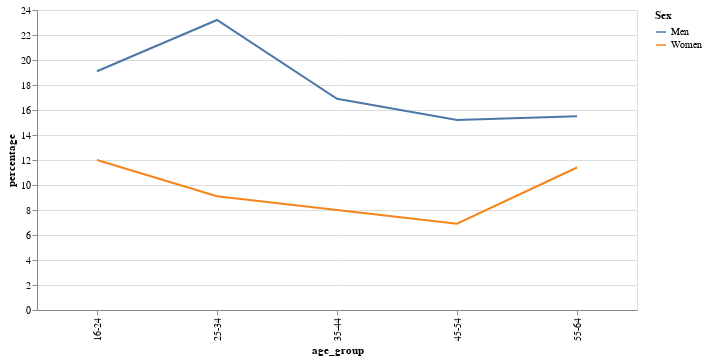

The code cell stored with this chart in its notebook:
### Markdown cell above
Classic. Men don't wear reflectors as much as women. Old people are less likely to say that they never wear reflectors. 

Actually I'm not sure who in Estonia lives in a place where they can only walk on well-lit streets. Let's combine that category with "Never".

### Code cell
(reflectors.
 with_columns(
     pl.col("Reflector use").str.replace("Never walk on dark streets, roads", "Never")
 )
 .group_by(["Reflector use", "Sex", "age_group"])
 .agg(pl.col("percentage").sum())
 .filter(pl.col("Reflector use").eq("Never"))
 .sort(["age_group", "Sex"])
 .plot.line(x = "age_group", y = "percentage", color = "Sex")
 .properties(
    width=600,
    height=300
    )
)

### Figure 1 — Vega-Lite specification as saved in the notebook (floating-point values rounded to 4 significant figures)
{"config": {"view": {"continuousWidth": 300, "continuousHeight": 300}}, "data": {"name": "data-27e5d22aab58dfda62b4b83959d4e130"}, "mark": {"type": "line", "tooltip": true}, "encoding": {"color": {"field": "Sex", "type": "nominal"}, "x": {"field": "age_group", "type": "nominal"}, "y": {"field": "percentage", "type": "quantitative"}}, "height": 300, "params": [{"name": "param_2", "select": {"type": "interval", "encodings": ["x", "y"]}, "bind": "scales"}], "width": 600, "$schema": "https://vega.github.io/schema/vega-lite/v5.20.1.json", "datasets": {"data-27e5d22aab58dfda62b4b83959d4e130": [{"Reflector use": "Never", "Sex": "Men", "age_group": "16-24", "percentage": 19.1}, {"Reflector use": "Never", "Sex": "Women", "age_group": "16-24", "percentage": 12.0}, {"Reflector use": "Never", "Sex": "Men", "age_group": "25-34", "percentage": 23.2}, {"Reflector use": "Never", "Sex": "Women", "age_group": "25-34", "percentage": 9.1}, {"Reflector use": "Never", "Sex": "Men", "age_group": "35-44", "percentage": 16.9}, {"Reflector use": "Never", "Sex": "Women", "age_group": "35-44", "percentage": 8.0}, {"Reflector use": "Never", "Sex": "Men", "age_group": "45-54", "percentage": 15.2}, {"Reflector use": "Never", "Sex": "Women", "age_group": "45-54", "percentage": 6.9}, {"Reflector use": "Never", "Sex": "Men", "age_group": "55-64", "percentage": 15.5}, {"Reflector use": "Never", "Sex": "Women", "age_group": "55-64", "percentage": 11.4}]}}
